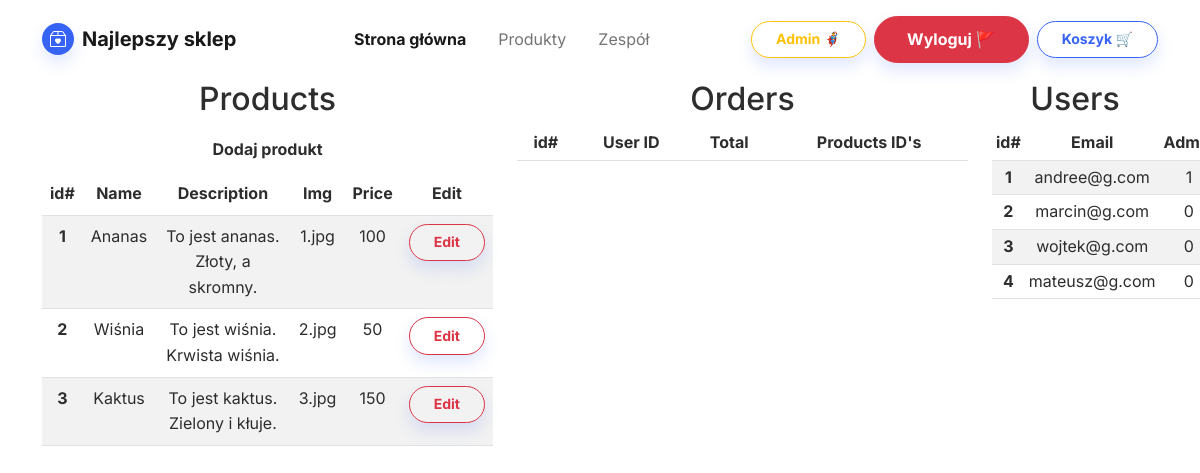
Page /admin_page.php (signed in) on the earlier database version.
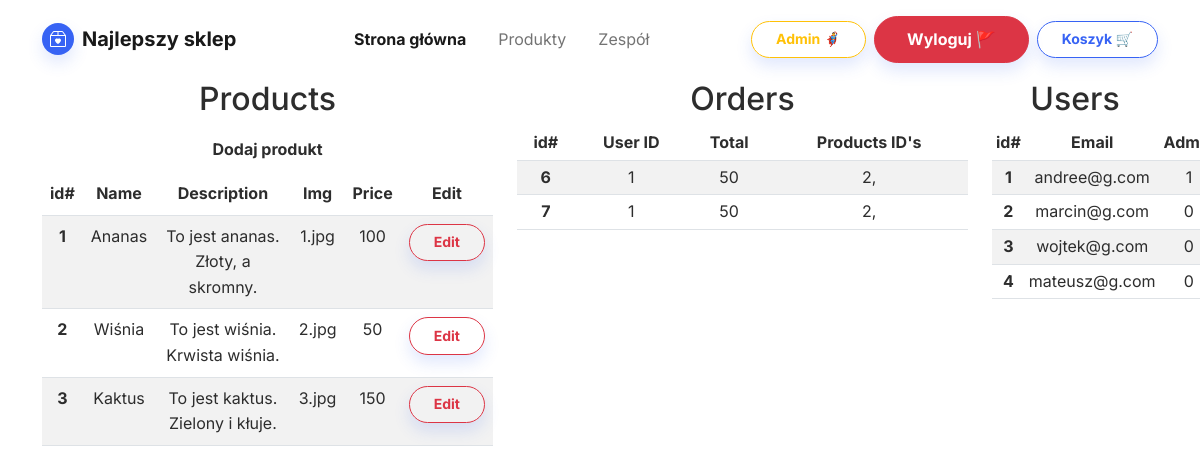
Same page on the later database version.
### tables this page shows
CREATE TABLE `products` (
  `id` int(11) NOT NULL,
  `name` varchar(25) NOT NULL,
  `description` varchar(250) NOT NULL,
  `img` varchar(100) NOT NULL,
  `price` int(11) NOT NULL
);

CREATE TABLE `users` (
  `id` int(11) NOT NULL,
  `email` text NOT NULL,
  `password` text NOT NULL,
  `isadmin` int(11) NOT NULL DEFAULT 0
);

CREATE TABLE `orders` (
  `id` int(11) NOT NULL,
  `user_id` int(11) NOT NULL,
  `total` int(11) NOT NULL,
  `ordered_products` char(100) NOT NULL
);

### admin_page.php (the view, shortened to what this page needs)
<!DOCTYPE html>
<html lang="en">
<head>
    <link rel="stylesheet" href="assets/bootstrap/css/bootstrap.min.css">
</head>
<body>
    <?php require_once 'navbar.php'; ?>
    <div class="container text-center">
        <div class="row">
            <div class="col col-md-5">
                <h2>Products</h2>
                <table class="table table-striped table-hover">
                    <thead>
                        <tr>
                            <th scope="col">id#</th>
                            <th scope="col">Name</th>
                            <th scope="col">Description</th>
                            <th scope="col">Img</th>
                            <th scope="col">Price</th>
                            <th scope="col">Edit</th>
                        </tr>
                    </thead>
                    <tbody>
                        <?php
                        require_once "database_connect.php";
                        function getProducts($connection)
                        {
                            $products = array();
                            $sql = "SELECT * FROM products";
                            $result = $connection->query($sql);
                            if ($result->num_rows > 0) {
                                while ($row = $result->fetch_assoc()) {
                                    $products[] = $row;
                                }
                            }
                            return $products;
                        }
                        foreach (getProducts($connection) as $product) {
                            echo
                            '<tr>
                                <th scope="row">' . $product['id'] . '</th>
                                    <td>' . $product['name'] . '</td>
                                    <td>' . $product['description'] . '</td>
                                    <td>' . $product['img'] . '</td>
                                    <td>' . $product['price'] . '</td>
                                    <td><a class="btn btn-outline-danger shadow btn-sm" role="button" href="edit_product.php?id=' .$product['id'] . '">Edit</a>
                                </tr>';
                        }
                        ?>
                        <tr><a class="btn" href="add_product.php">Dodaj produkt</a></tr>
                    </tbody>
                </table>
            </div>
            <div class="col col-md-5">
                <h2>Orders</h2>
                <table class="table table-striped table-hover table-sm">
                    <thead>
                        <tr>
                            <th scope="col">id#</th>
                            <th scope="col">User ID</th>
                            <th scope="col">Total</th>
                            <th scope="col">Products ID's</th>
                        </tr>
                    </thead>
                    <tbody>
                        <?php
                        require_once "database_connect.php";
                        function getOrders($connection)
                        {
                            $orders = array();
                            $sql = "SELECT * FROM orders";
                            $result = $connection->query($sql);
                            if ($result->num_rows > 0) {
                                while ($row = $result->fetch_assoc()) {
                                    $orders[] = $row;
                                }
                            }
                            return $orders;
                        }
                        foreach (getOrders($connection) as $order) {
                            echo
                            '<tr>
                                    <th scope="row">' . $order['id'] . '</th>
                                    <td>' . $order['user_id'] . '</td>
                                    <td>' . $order['total'] . '</td>
                                    <td>' . $order['ordered_products'] . '</td>
                                </tr>';
                        }
                        ?>
                    </tbody>
                </table>
            </div>
            <div class="col col-md-2">
                <h2>Users</h2>
                <table class="table table-striped table-hover table-sm">
                    <thead>
                        <tr>
                            <th scope="col">id#</th>
                            <th scope="col">Email</th>
                            <th scope="col">Admin</th>
                        </tr>
                    </thead>
                    <tbody>
                        <?php
                        require_once "database_connect.php";
                        function getUsers($connection)
                        {
                            $products = array();
                            $sql = "SELECT * FROM users";
                            $result = $connection->query($sql);
                            if ($result->num_rows > 0) {
                                while ($row = $result->fetch_assoc()) {
                                    $products[] = $row;
                                }
                            }
                            return $products;
                        }
                        foreach (getUsers($connection) as $user) {
                            echo
                            '<tr>
                                    <th scope="row">' . $user['id'] . '</th>
                                    <td>' . $user['email'] . '</td>
                                    <td>' . $user['isadmin'] . '</td>
                                </tr>';
                        }
                        ?>
                    </tbody>
                </table>
            </div>
        </div>
    </div>
</body>
</html>

### navbar.php (shortened to what this page needs)
<nav class="navbar navbar-light navbar-expand-md sticky-top navbar-shrink py-3" id="mainNav">
    <div class="container"><a class="navbar-brand d-flex align-items-center" href="index.php"><span class="bs-icon-sm bs-icon-circle bs-icon-primary shadow d-flex justify-content-center align-items-center me-2 bs-icon">
                </span><span>Najlepszy sklep</span></a>
        <div class="collapse navbar-collapse" id="navcol-1">
            <ul class="navbar-nav mx-auto">
                <li class="nav-item"><a class="nav-link active" href="index.php">Strona główna</a></li>
                <li class="nav-item"><a class="nav-link" href="products_page.php">Produkty</a></li>
                <li class="nav-item"><a class="nav-link" href="team_page.php">Zespół</a></li>
            </ul>
            <?php
            if (isset($_SESSION['isadmin']) && $_SESSION['isadmin'] == 1) {
                echo '<a class="btn btn-outline-warning shadow me-2 btn-sm" role="button" href="admin_page.php">Admin 🦸‍♂️</a>';
            }
            if (isset($_SESSION['logged_flag']) && $_SESSION['logged_flag'] == true) {
                echo '<a class="btn btn-danger shadow" role="button" href="logout_script.php">Wyloguj 🚩</a>';
                echo '<a class="btn btn-outline-primary shadow ms-2 btn-sm" role="button" href="cart_page.php">Koszyk 🛒</a>';
            } else {
                echo '<a class="btn btn-primary shadow" role="button" href="login_page.php">Zaloguj się</a>';
            }
            ?>
        </div>
    </div>
</nav>

Differences in the rows shown:
added orders: id "6", user "1", total "50", ordered_products "2,"
added orders: id "7", user "1", total "50", ordered_products "2,"
